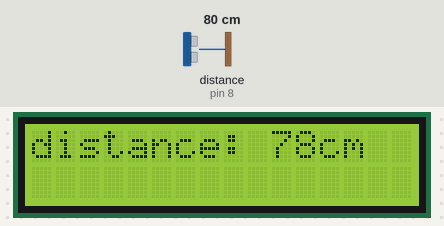
This sketch was run on a simulated Arduino Uno, built with avr-gcc and run on an emulated ATmega328P. Parts: 16×2 character LCD. Wiring (inferred from the names in the program): ultrasonic range finder: trigger pin 9; echo pin 8. Inputs (shaded band) come from the test bench; at power-on: distance to the obstacle (sensor on pin 8) 80 cm. The echo pulse lasts 58.3 µs per cm; what the sketch prints to the serial monitor is not drawn.

Above: at 1.2 s.
1.3 s: distance to the obstacle (sensor on pin 8) set to 2 cm
At 1.8 s:
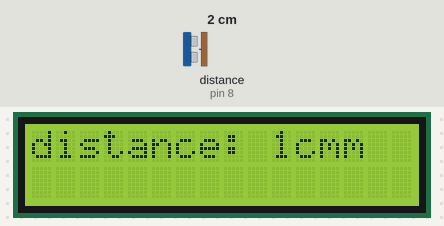
2.8 s: distance to the obstacle (sensor on pin 8) set to 4 cm
At 4.0 s:
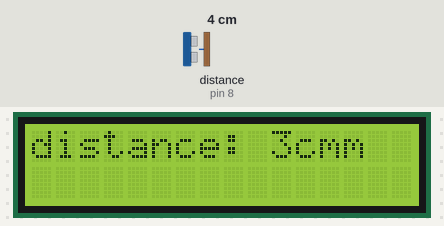
4.3 s: distance to the obstacle (sensor on pin 8) set to 9 cm
At 4.7 s:
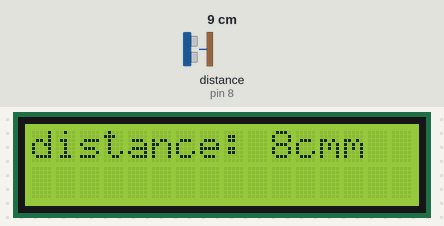
5.8 s: distance to the obstacle (sensor on pin 8) set to 35 cm
At 6.2 s:
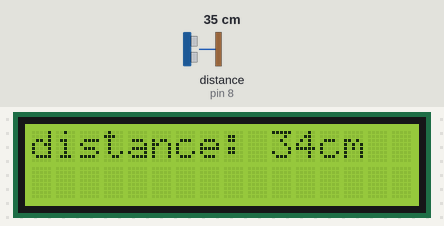
Timing chart, 0 to 8.3 s (numbered marks = the images above; inputs shaded):
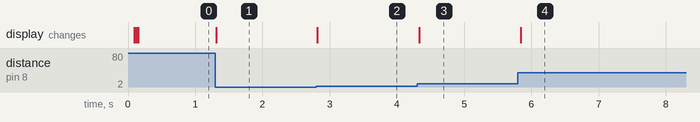

Measured:
- after the input at 1.3 s, the display: changes at once (image 1)
- after the input at 2.8 s, the display: changes at once (image 2)
- after the input at 4.3 s, the display: changes at once (image 3)
- after the input at 5.8 s, the display: changes at once (image 4)

The sketch:

ULTRASONIC.ino
```cpp
#define TRIG 9 //TRIG 핀 설정 (초음파 보내는 핀)
#define ECHO 8 //ECHO 핀 설정 (초음파 받는 핀)
#include <LiquidCrystal_I2C.h>     //LiquidCrystal 라이브러리 추가
LiquidCrystal_I2C lcd(0x27, 16, 2);  //lcd 객체 선언

void setup()
{
  lcd.begin(); //LCD 사용 시작


  Serial.begin(9600);

  pinMode(TRIG, OUTPUT);
  pinMode(ECHO, INPUT);

}

void loop()

{
  long duration, distance;

  digitalWrite(TRIG, LOW);
  delayMicroseconds(2);
  digitalWrite(TRIG, HIGH);
  delayMicroseconds(10);
  digitalWrite(TRIG, LOW);

  duration = pulseIn (ECHO, HIGH);
  distance = duration * 17 / 1000;

  Serial.println(duration );
  Serial.print("\nDIstance : ");
  Serial.print(distance);
  Serial.println(" Cm");
  lcd.setCursor(0, 0);
  String disStr(distance);
  lcd.print("distance: " + disStr+"cm");
  delay(10);

}
```
